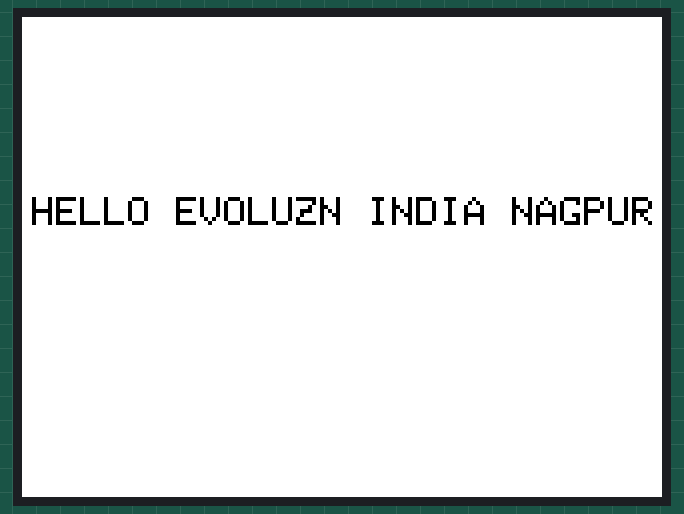
A sketch run on a simulated ESP32. Shown: 320×240 colour display.

Above: at 0.3 s.

The sketch:

Display_Check.ino
```cpp
#include <TFT_eSPI.h>
#include <XPT2046_Touchscreen.h>
#include <EEPROM.h>

// // Touchscreen pins
// #define XPT2046_IRQ 36
// #define XPT2046_MOSI 32
// #define XPT2046_MISO 39
// #define XPT2046_CLK 25
// #define XPT2046_CS 33

// #define SCREEN_WIDTH 320
// #define SCREEN_HEIGHT 240
// #define FONT_SIZE 2

TFT_eSPI tft = TFT_eSPI();

// SPIClass touchscreenSPI = SPIClass(VSPI);
// XPT2046_Touchscreen touchscreen(XPT2046_CS, XPT2046_IRQ);

void setup() {
  Serial.begin(9600);
  // touchscreenSPI.begin(XPT2046_CLK, XPT2046_MISO, XPT2046_MOSI, XPT2046_CS);
  // touchscreen.begin(touchscreenSPI);
  // touchscreen.setRotation(1);
  tft.init();
  tft.setRotation(1);
  tft.fillScreen(TFT_WHITE);

  tft.setTextSize(2);
  tft.setTextColor(TFT_BLACK);
  // tft.setCursor(20, 50);
  tft.setCursor(5, 90);
  tft.print("HELLO EVOLUZN INDIA NAGPUR");
}

void loop() {
  // put your main code here, to run repeatedly:
}
```
